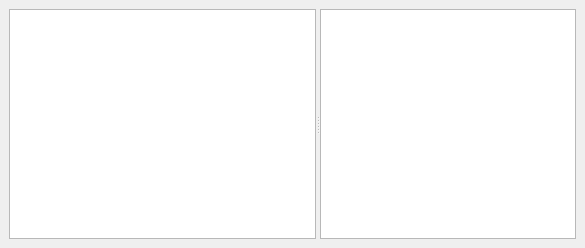
<?xml version="1.0" encoding="UTF-8"?>
<ui version="4.0">
 <class>DockBookmarks</class>
 <widget class="QDockWidget" name="DockBookmarks">
  <property name="geometry">
   <rect>
    <x>0</x>
    <y>0</y>
    <width>585</width>
    <height>248</height>
   </rect>
  </property>
  <property name="sizePolicy">
   <sizepolicy hsizetype="Preferred" vsizetype="MinimumExpanding">
    <horstretch>200</horstretch>
    <verstretch>0</verstretch>
   </sizepolicy>
  </property>
  <property name="minimumSize">
   <size>
    <width>322</width>
    <height>117</height>
   </size>
  </property>
  <property name="allowedAreas">
   <set>Qt::AllDockWidgetAreas</set>
  </property>
  <property name="windowTitle">
   <string>Bookmarks</string>
  </property>
  <widget class="QWidget" name="dockWidgetContents">
   <layout class="QGridLayout" name="gridLayout">
    <item row="0" column="0">
     <widget class="QSplitter" name="splitter">
      <property name="orientation">
       <enum>Qt::Horizontal</enum>
      </property>
      <widget class="QTableView" name="tableViewFrequencyList">
       <property name="sizePolicy">
        <sizepolicy hsizetype="Expanding" vsizetype="Expanding">
         <horstretch>1</horstretch>
         <verstretch>0</verstretch>
        </sizepolicy>
       </property>
       <property name="minimumSize">
        <size>
         <width>100</width>
         <height>10</height>
        </size>
       </property>
       <property name="editTriggers">
        <set>QAbstractItemView::AnyKeyPressed|QAbstractItemView::EditKeyPressed|QAbstractItemView::SelectedClicked</set>
       </property>
       <property name="alternatingRowColors">
        <bool>true</bool>
       </property>
       <property name="sortingEnabled">
        <bool>false</bool>
       </property>
      </widget>
      <widget class="BookmarksTagList" name="tableWidgetTagList">
       <property name="sizePolicy">
        <sizepolicy hsizetype="Expanding" vsizetype="Expanding">
         <horstretch>0</horstretch>
         <verstretch>0</verstretch>
        </sizepolicy>
       </property>
       <property name="minimumSize">
        <size>
         <width>100</width>
         <height>0</height>
        </size>
       </property>
       <property name="maximumSize">
        <size>
         <width>16777215</width>
         <height>16777215</height>
        </size>
       </property>
       <property name="baseSize">
        <size>
         <width>0</width>
         <height>0</height>
        </size>
       </property>
       <property name="editTriggers">
        <set>QAbstractItemView::EditKeyPressed</set>
       </property>
       <property name="alternatingRowColors">
        <bool>true</bool>
       </property>
       <property name="selectionMode">
        <enum>QAbstractItemView::SingleSelection</enum>
       </property>
       <property name="selectionBehavior">
        <enum>QAbstractItemView::SelectRows</enum>
       </property>
       <property name="columnCount">
        <number>2</number>
       </property>
       <attribute name="horizontalHeaderVisible">
        <bool>false</bool>
       </attribute>
       <attribute name="horizontalHeaderDefaultSectionSize">
        <number>30</number>
       </attribute>
       <attribute name="horizontalHeaderMinimumSectionSize">
        <number>18</number>
       </attribute>
       <attribute name="horizontalHeaderStretchLastSection">
        <bool>true</bool>
       </attribute>
       <attribute name="verticalHeaderVisible">
        <bool>false</bool>
       </attribute>
       <column/>
       <column/>
      </widget>
     </widget>
    </item>
   </layout>
  </widget>
 </widget>
 <customwidgets>
  <customwidget>
   <class>BookmarksTagList</class>
   <extends>QTableWidget</extends>
   <header>qtclient/bookmarkstaglist.h</header>
  </customwidget>
 </customwidgets>
 <resources/>
 <connections/>
</ui>
